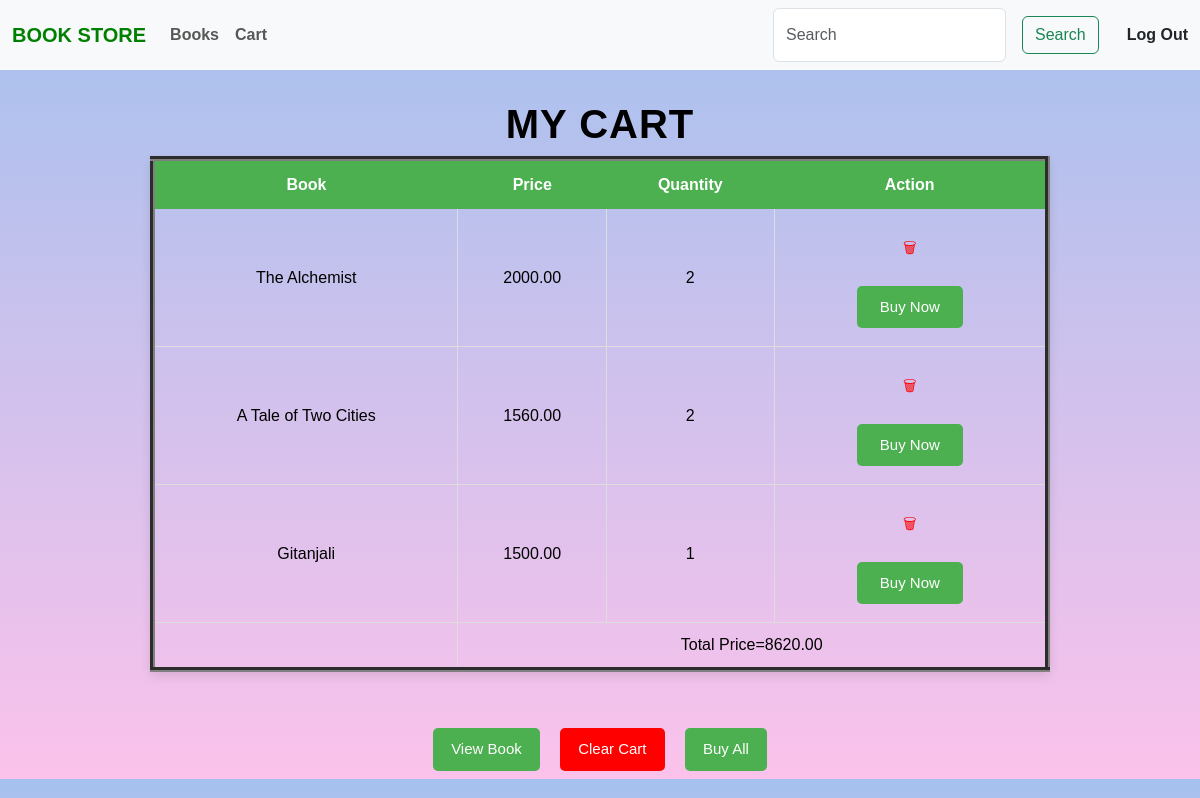
Screenshot of /viewcart/ (signed in) with the database file from the repository.
### myapp/models.py (models this page shows, shortened)
class Cart(models.Model):
    user=models.ForeignKey(User, on_delete=models.CASCADE)
    book=models.ForeignKey(Book, on_delete=models.CASCADE)
    quantity=models.PositiveBigIntegerField(default=1)

class Book(models.Model):
    title=models.CharField(max_length=100)
    author=models.CharField(max_length=100)
    price=models.DecimalField(max_digits=6 ,decimal_places=2)
    pub_date=models.DateField()
    description=models.TextField()
    cover_image=models.ImageField(upload_to='book-covers/', null=True,blank=True)

### myapp/views.py (the view)
# urls.py: path("viewcart/",views.view_cart,name="viewcart"),
@login_required
def view_cart(request):
    cart_item=Cart.objects.filter(user=request.user)
    total_price=0
    for item in cart_item:
        total_price+= item.book.price*item.quantity
    return render(request,'viewcart.html',{"cart":cart_item,"total_price":total_price})

### myapp/templates/viewcart.html (shortened to what this page needs)
{% extends 'base.html' %}
{% block content %}
    <center>
        <h1>MY CART</h1>
        <table border="5">
            <tr>
                <th>Book</th>
                <th>Price</th>
                <th>Quantity</th>
                <th>Action</th>
            </tr>
            {% for i in cart %}
            <tr>
                <td>{{i.book.title}}</td>
                <td>{{i.book.price}}</td>
                <td>{{i.quantity}}</td>
                <td><form action="{% url 'deletecart' i.id %}" method="POST">
                <button type="submit" style="background:none; border:none; color:red;">
                🗑 </button>
                </form>
                <button><a href="{% url 'payment' i.id %}">Buy Now</a></button>
            </td>
            </tr>
            {% endfor %}
            <tr>
                <td></td>
                <td colspan="3">Total Price={{total_price}}</td>
            </tr>
        </table><br><br>
        <button><a href="{% url 'viewbook' %}">View Book</a></button>
        <form action="{% url 'clearcart' %}" method="POST" style="display: inline;"
                onsubmit="return confirm('Are you sure you want to clear cart?');">
                <button type="submit" style="background:red; color:white;">
                 Clear Cart</button>
                </form>
        <a href="{% url 'buy-all' %}">  <button>Buy All</button></a>
    </center>
{% endblock %}

### myapp/templates/viewcart.html (style rules this page uses)
body { background :linear-gradient(to top, #fbc2eb 0%, #a6c1ee 100%); font-family: Arial, Helvetica, sans-serif; margin: 0; padding: 0; }
h1 { margin-top: 30px; color: black; letter-spacing: 1px; font-weight: bold; }
table { border-collapse: collapse; width: 75%; margin: auto; background: transparent; color: black; box-shadow: 0 4px 10px rgba(0, 0, 0, 0.1); }
th { background-color:#4CAF50; color: white; padding: 12px; text-align: center; font-size: 16px; }
td { padding: 10px; text-align: center; border-bottom: 1px solid #ddd; border-right: 1px solid #ddd; }
td a { font-size: 15px; margin: 5px; text-decoration: none; }
button { background-color: #4CAF50; color: white; border: none; padding: 10px 18px; margin: 8px; border-radius: 5px; font-size: 15px; cursor: pointer; transition: 0.3s; }
button a { text-decoration: none; color: white; }

### rows the page displays
Cart: book "The Alchemist", book.price "2000.00", quantity "2"
Cart: book "A Tale of Two Cities", book.price "1560.00", quantity "2"
Cart: book "Gitanjali", book.price "1500.00", quantity "1"

### other values shown
{{ total_price }} "8620.00"
